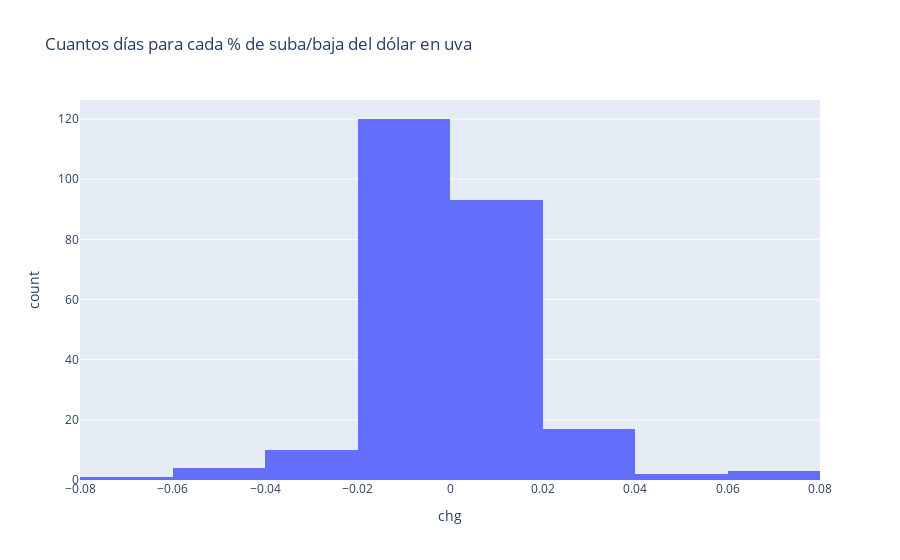

Notebook code for this chart:
### Code cell
px.histogram(uva_usd_df, x='chg', nbins=10, title='Cuantos días para cada % de suba/baja del dólar en uva')

### Figure 1 — Plotly figure (JSON) as saved in the notebook; plotly's stock layout.template omitted (floating-point values rounded to 4 significant figures; data arrays with more than 128 entries replaced by an {"elided": "..."} marker saying what was removed)
{"data": [{"alignmentgroup": "True", "bingroup": "x", "hovertemplate": "chg=%{x}<br>count=%{y}<extra></extra>", "legendgroup": "", "marker": {"color": "#636efa", "pattern": {"shape": ""}}, "name": "", "nbinsx": 10, "offsetgroup": "", "orientation": "v", "showlegend": false, "x": {"elided": "251 float values"}, "xaxis": "x", "yaxis": "y", "type": "histogram"}], "layout": {"xaxis": {"anchor": "y", "domain": [0, 1], "title": {"text": "chg"}}, "yaxis": {"anchor": "x", "domain": [0, 1], "title": {"text": "count"}}, "legend": {"tracegroupgap": 0}, "title": {"text": "Cuantos días para cada % de suba/baja del dólar en uva"}, "barmode": "relative"}}
